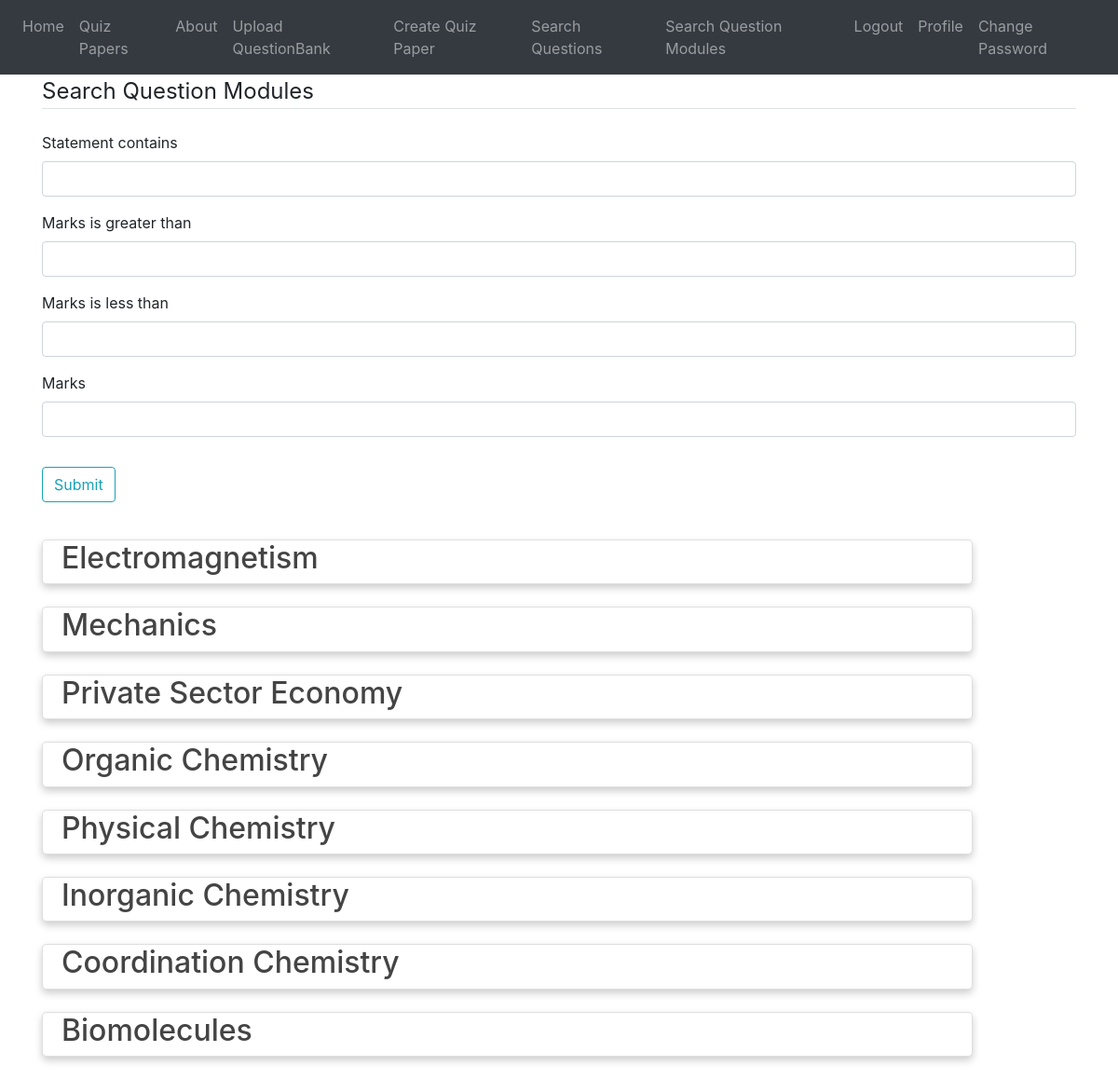
/searchQuestionModules/ (signed in), run on the app's committed database.
### blog/models.py (models this page shows, shortened)
class QuestionModule(models.Model):
    statement = models.TextField()
    marks = models.PositiveIntegerField()
    parent = models.PositiveIntegerField()
    isRoot = models.IntegerField()
    date_posted = models.DateTimeField(default=timezone.now)
    author = models.ForeignKey(User, on_delete=models.CASCADE)
    formfield_overrides = {
        models.TextField: {'widget': Textarea(attrs={'rows': 4, 'cols': 40})}
    }

### blog/views.py (the view)
# urls.py: path('searchQuestionModules/', SearchableQuestionModuleListView.as_view() , name='module-search'),
class SearchableQuestionModuleListView(ListView):
    model = QuestionModule
    template_name = 'blog/search_qms.html' #<app>/<model>_<ListView>.html
    context_object_name = 'modules'
    ordering = ['date_posted']
    def get_context_data(self, **kwargs):
        context = super().get_context_data(**kwargs)
        context['title'] = "Home"
        context['filter'] = QuestionModuleFilter(self.request.GET, queryset=self.get_queryset())
        return context

### blog/templates/blog/search_qms.html (shortened to what this page needs)
{% extends "blog/base.html" %}
{% load crispy_forms_tags %}
{% block content %}
    <div class="content-section">
            <form method="GET" enctype="multipart/form-data">
                <fieldset class="form-group">
                    <legend class="border-bottom mb-4">Search Question Modules</legend>
                {{ filter.form| crispy}}
                </fieldset>
                <div class="form-group">
                    <button class="btn btn-outline-info">Submit</button>
                </div>
            </form>
        </div>
    <div>
        <br>
      {% for post in filter.qs %}
        {% if post.author == user %}
        <div class="card">
        <article class="media content-section">
          <div class="media-body">
            <h2><a class="article-title" href="{% url 'module-detail' post.id %}">{{ post.statement }}</a></h2>
          </div>
        </article>
        </div>
        <br>
        {% endif %}
    {% endfor %}
    </div>
{% endblock content %}>

### blog/templates/blog/base.html (style rules this page uses)
.article-title { color: #444444; }
.card { box-shadow: 0 4px 8px 0 rgba(0,0,0,0.2); transition: 0.3s; width: 90%; border-radius: 5px; padding-left : 20px; }

### data on the page
QuestionModule: statement "Electromagnetism"
QuestionModule: statement "Mechanics"
QuestionModule: statement "Private Sector Economy"
QuestionModule: statement "Organic Chemistry"
QuestionModule: statement "Physical Chemistry"
QuestionModule: statement "Inorganic Chemistry"
QuestionModule: statement "Coordination Chemistry"
QuestionModule: statement "Biomolecules"
